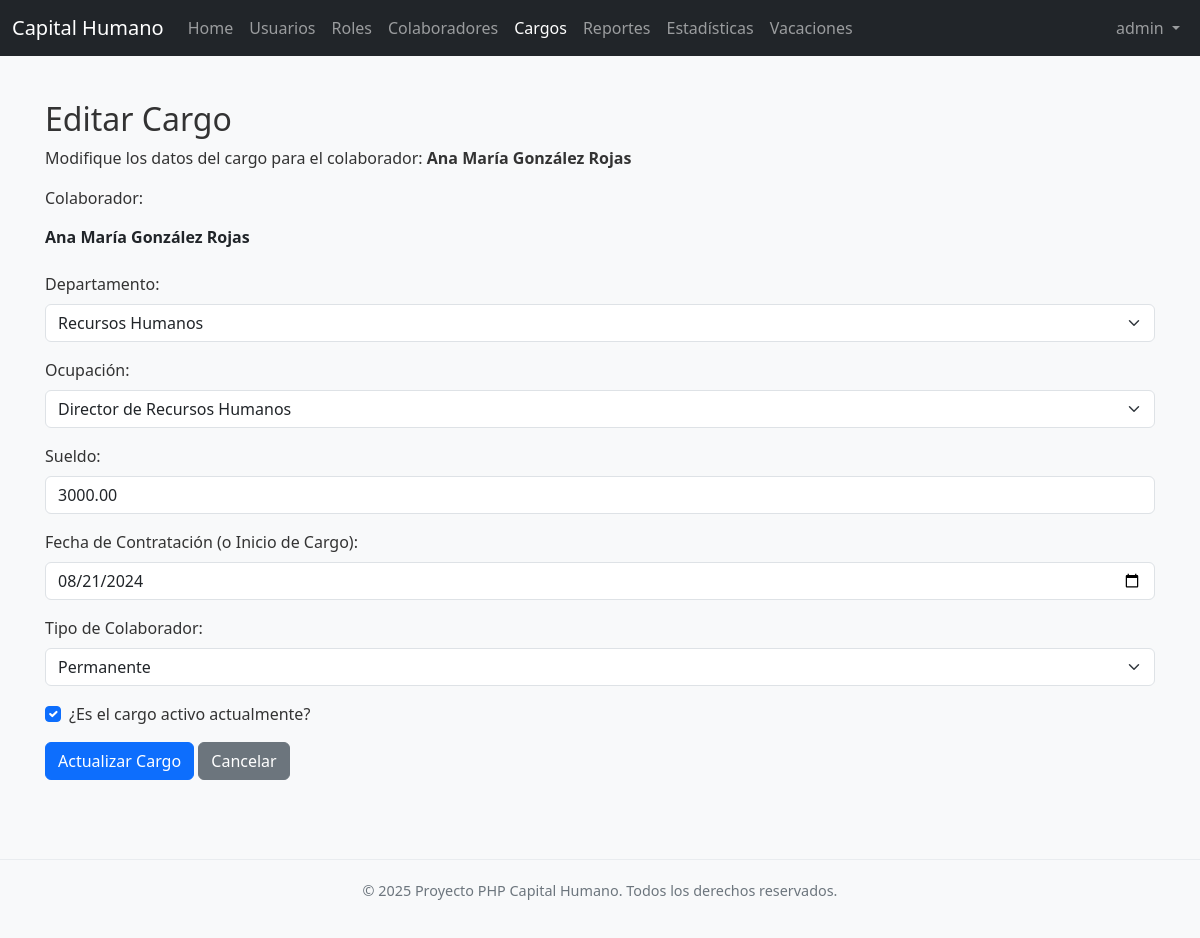
/cargos/editar.php?id_cargo=8 (signed in), run on the app's committed database.
### tables this page shows
CREATE TABLE IF NOT EXISTS `colaboradores` (
  `id_colaborador` int NOT NULL AUTO_INCREMENT,
  `primer_nombre` varchar(100) NOT NULL,
  `segundo_nombre` varchar(100) DEFAULT NULL,
  `primer_apellido` varchar(100) NOT NULL,
  `segundo_apellido` varchar(100) DEFAULT NULL,
  `sexo` enum('M','F','Otro') NOT NULL,
  `identificacion` varchar(20) NOT NULL,
  `fecha_nacimiento` date NOT NULL,
  `correo_personal` varchar(255) DEFAULT NULL,
  `telefono` varchar(20) DEFAULT NULL,
  `celular` varchar(20) DEFAULT NULL,
  `direccion` text,
  `ruta_foto_perfil` varchar(255) DEFAULT NULL,
  `ruta_historial_academico_pdf` varchar(255) DEFAULT NULL,
  `fecha_creacion` timestamp NULL DEFAULT CURRENT_TIMESTAMP,
  `activo` tinyint(1) DEFAULT '1',
  `estatus_id` int NOT NULL DEFAULT '4',
  `fecha_ingreso` date NOT NULL,
  `fecha_salida` date DEFAULT NULL,
  PRIMARY KEY (`id_colaborador`),
  UNIQUE KEY `identificacion` (`identificacion`),
  KEY `colaborador_fk` (`estatus_id`)
);

CREATE TABLE IF NOT EXISTS `cargos` (
  `id_cargo` int NOT NULL AUTO_INCREMENT,
  `id_colaborador` int NOT NULL,
  `id_departamento` int NOT NULL,
  `id_ocupacion` int NOT NULL,
  `sueldo` decimal(10,2) NOT NULL,
  `fecha_contratacion` date NOT NULL,
  `tipo_colaborador` enum('Permanente','Eventual','Interino') NOT NULL,
  `activo_en_cargo` tinyint(1) DEFAULT '1',
  `firma_datos` text,
  `fecha_firma` datetime DEFAULT NULL,
  PRIMARY KEY (`id_cargo`),
  KEY `id_colaborador` (`id_colaborador`),
  KEY `id_departamento` (`id_departamento`),
  KEY `id_ocupacion` (`id_ocupacion`)
);

CREATE TABLE IF NOT EXISTS `departamentos` (
  `id_departamento` int NOT NULL AUTO_INCREMENT,
  `nombre_departamento` varchar(100) NOT NULL,
  PRIMARY KEY (`id_departamento`),
  UNIQUE KEY `nombre_departamento` (`nombre_departamento`)
);

CREATE TABLE IF NOT EXISTS `ocupaciones` (
  `id_ocupacion` int NOT NULL AUTO_INCREMENT,
  `nombre_ocupacion` varchar(100) NOT NULL,
  PRIMARY KEY (`id_ocupacion`),
  UNIQUE KEY `nombre_ocupacion` (`nombre_ocupacion`)
);

### cargos/funciones.php (called while the page is built, shortened)
<?php
require_once __DIR__ . '/../config.php';
require_once __DIR__ . '/../usuarios/funciones.php';
require_once __DIR__ . '/../colaboradores/funciones.php';
function getDepartamentos($link) {
    $departamentos = [];
    $sql = "SELECT id_departamento, nombre_departamento FROM departamentos ORDER BY nombre_departamento ASC";
    if ($result = mysqli_query($link, $sql)) {
        while ($row = mysqli_fetch_assoc($result)) {
            $departamentos[] = $row;
        }
    }
    return $departamentos;
}
function getOcupaciones($link) {
    $ocupaciones = [];
    $sql = "SELECT id_ocupacion, nombre_ocupacion FROM ocupaciones ORDER BY nombre_ocupacion ASC";
    if ($result = mysqli_query($link, $sql)) {
        while ($row = mysqli_fetch_assoc($result)) {
            $ocupaciones[] = $row;
        }
    }
    return $ocupaciones;
}
function getCargoById($link, $id_cargo) {
    $cargo = null;
    $sql = "SELECT * FROM cargos WHERE id_cargo = ?";
    if ($stmt = mysqli_prepare($link, $sql)) {
        mysqli_stmt_bind_param($stmt, "i", $id_cargo);
        if (mysqli_stmt_execute($stmt)) {
            $result = mysqli_stmt_get_result($stmt);
            if (mysqli_num_rows($result) == 1) {
                $cargo = mysqli_fetch_assoc($result);
            }
        }
    }
    return $cargo;
}
?>

### colaboradores/funciones.php (called while the page is built, shortened)
<?php
require_once __DIR__ . '/../config.php';
require_once __DIR__ . '/../usuarios/funciones.php';
function getColaboradorById($link, $id) {
    $colaborador = null;
    $sql = "SELECT * FROM colaboradores WHERE id_colaborador = ?";
    if ($stmt = mysqli_prepare($link, $sql)) {
        mysqli_stmt_bind_param($stmt, "i", $id);
        if (mysqli_stmt_execute($stmt)) {
            $result = mysqli_stmt_get_result($stmt);
            if (mysqli_num_rows($result) == 1) {
                $colaborador = mysqli_fetch_assoc($result);
            }
        }
    }
    return $colaborador;
}
?>

### cargos/editar.php (the view, shortened to what this page needs)
<?php
require_once '../config.php';
require_once 'funciones.php';
require_once '../colaboradores/funciones.php';
require_once '../classes/Footer.php';
require_once '../includes/navbar.php';
$id_cargo = $id_colaborador = $id_departamento = $id_ocupacion = $sueldo = "";
$fecha_contratacion = $tipo_colaborador = "";
$activo_en_cargo = "";
$colaborador_err = $departamento_err = $ocupacion_err = $sueldo_err = "";
$fecha_contratacion_err = $tipo_colaborador_err = "";
$nombre_colaborador_display = "";
$departamentos_list = getDepartamentos($link);
$ocupaciones_list = getOcupaciones($link);
if ($_SERVER["REQUEST_METHOD"] == "POST") {
    $id_cargo = $_POST['id_cargo'];
    $id_colaborador = $_POST['id_colaborador'];
    $id_departamento = trim($_POST['id_departamento']);
    $id_ocupacion = trim($_POST['id_ocupacion']);
    $sueldo = trim($_POST['sueldo']);
    $fecha_contratacion = trim($_POST['fecha_contratacion']);
    $tipo_colaborador = trim($_POST['tipo_colaborador']);
    $activo_en_cargo = isset($_POST['activo_en_cargo']) ? 1 : 0;
    if (empty($id_departamento) || !is_numeric($id_departamento)) { $departamento_err = "Seleccione un departamento."; }
    if (empty($id_ocupacion) || !is_numeric($id_ocupacion)) { $ocupacion_err = "Seleccione una ocupación."; }
    if (empty($sueldo) || !is_numeric($sueldo) || $sueldo <= 0) { $sueldo_err = "Ingrese un sueldo válido."; }
    if (empty($fecha_contratacion)) { $fecha_contratacion_err = "Ingrese la fecha de contratación."; }
    if (empty($tipo_colaborador)) { $tipo_colaborador_err = "Seleccione el tipo de colaborador."; }
    if (empty($departamento_err) && empty($ocupacion_err) && empty($sueldo_err) && empty($fecha_contratacion_err) && empty($tipo_colaborador_err)) {
        $resultado_actualizacion = actualizarCargo($link, $id_cargo, $id_colaborador, $id_departamento, $id_ocupacion, $sueldo, $fecha_contratacion, $tipo_colaborador, $activo_en_cargo);
        if (isset($resultado_actualizacion['success'])) {
            header("location: index.php?msg=actualizado");
            exit();
        } else {
            $error_message_from_func = isset($resultado_actualizacion['error']) ? $resultado_actualizacion['error'] : 'Error desconocido al actualizar el cargo.';
            echo '<div class="alert alert-danger">Error: ' . htmlspecialchars($error_message_from_func) . '</div>';
        }
    }
    mysqli_close($link);
} else {
    if (isset($_GET["id_cargo"]) && !empty(trim($_GET["id_cargo"]))) {
        $id_cargo = trim($_GET["id_cargo"]);
        $cargo_data = getCargoById($link, $id_cargo);
        if ($cargo_data) {
            $id_colaborador = $cargo_data['id_colaborador'];
            $colaborador_info = getColaboradorById($link, $id_colaborador);
            if ($colaborador_info) {
                $nombre_colaborador_display = htmlspecialchars($colaborador_info['primer_nombre'] . ' ' . ($colaborador_info['segundo_nombre'] ?? '') . ' ' . $colaborador_info['primer_apellido'] . ' ' . ($colaborador_info['segundo_apellido'] ?? ''));
            } else {
                $nombre_colaborador_display = "Colaborador Desconocido";
            }
            $id_departamento = $cargo_data['id_departamento'];
            $id_ocupacion = $cargo_data['id_ocupacion'];
            $sueldo = $cargo_data['sueldo'];
            $fecha_contratacion = $cargo_data['fecha_contratacion'];
            $tipo_colaborador = $cargo_data['tipo_colaborador'];
            $activo_en_cargo = $cargo_data['activo_en_cargo'];
        } else {
            header("location: index.php?msg=error_notfound");
            exit();
        }
    } else {
        header("location: index.php?msg=error");
        exit();
    }
}
?>
<!DOCTYPE html>
<html lang="es">
<head>
    <link href="https://cdn.jsdelivr.net/npm/bootstrap@5.3.3/dist/css/bootstrap.min.css" rel="stylesheet">
    <link rel="stylesheet" href="../css/style.css"> </head>
<body>
    <?php require_once '../includes/navbar.php'; ?>
    <div class="container mt-4 content-wrapper">
        <h2>Editar Cargo</h2>
        <p>Modifique los datos del cargo para el colaborador: <strong><?php echo htmlspecialchars($nombre_colaborador_display); ?></strong></p>
        <form action="<?php echo htmlspecialchars($_SERVER["PHP_SELF"]); ?>" method="post">
            <div class="mb-3">
                <label class="form-label">Colaborador:</label>
                <p class="form-control-plaintext"><strong><?php echo htmlspecialchars($nombre_colaborador_display); ?></strong></p>
            </div>
            <div class="mb-3 <?php echo (!empty($departamento_err)) ? 'has-error' : ''; ?>">
                <label for="id_departamento" class="form-label">Departamento:</label>
                <select name="id_departamento" id="id_departamento" class="form-select" required>
                    <?php foreach ($departamentos_list as $dep): ?>
                        <option value="<?php echo htmlspecialchars($dep['id_departamento']); ?>" <?php echo ($id_departamento == $dep['id_departamento']) ? 'selected' : ''; ?>>
                            <?php echo htmlspecialchars($dep['nombre_departamento']); ?>
                        </option>
                    <?php endforeach; ?>
                </select>
            </div>
            <div class="mb-3 <?php echo (!empty($ocupacion_err)) ? 'has-error' : ''; ?>">
                <label for="id_ocupacion" class="form-label">Ocupación:</label>
                <select name="id_ocupacion" id="id_ocupacion" class="form-select" required>
                    <?php foreach ($ocupaciones_list as $ocup): ?>
                        <option value="<?php echo htmlspecialchars($ocup['id_ocupacion']); ?>" <?php echo ($id_ocupacion == $ocup['id_ocupacion']) ? 'selected' : ''; ?>>
                            <?php echo htmlspecialchars($ocup['nombre_ocupacion']); ?>
                        </option>
                    <?php endforeach; ?>
                </select>
            </div>
            <div class="mb-3 <?php echo (!empty($sueldo_err)) ? 'has-error' : ''; ?>">
                <label for="sueldo" class="form-label">Sueldo:</label>
                <input type="number" step="0.01" name="sueldo" id="sueldo" class="form-control" value="<?php echo htmlspecialchars($sueldo); ?>" required>
            </div>
            <div class="mb-3 <?php echo (!empty($fecha_contratacion_err)) ? 'has-error' : ''; ?>">
                <label for="fecha_contratacion" class="form-label">Fecha de Contratación (o Inicio de Cargo):</label>
                <input type="date" name="fecha_contratacion" id="fecha_contratacion" class="form-control" value="<?php echo htmlspecialchars($fecha_contratacion); ?>" required>
            </div>
            <div class="mb-3 <?php echo (!empty($tipo_colaborador_err)) ? 'has-error' : ''; ?>">
                <label for="tipo_colaborador" class="form-label">Tipo de Colaborador:</label>
                <select name="tipo_colaborador" id="tipo_colaborador" class="form-select" required>
                    <option value="Permanente" <?php echo ($tipo_colaborador == 'Permanente') ? 'selected' : ''; ?>>Permanente</option>
                </select>
            </div>
            <div class="mb-3 form-check">
                <input type="checkbox" class="form-check-input" id="activo_en_cargo" name="activo_en_cargo" <?php echo ($activo_en_cargo == 1) ? 'checked' : ''; ?>>
                <label class="form-check-label" for="activo_en_cargo">¿Es el cargo activo actualmente?</label>
            </div>
            <div class="form-group mt-3">
                <input type="submit" class="btn btn-primary" value="Actualizar Cargo">
                <a href="index.php" class="btn btn-secondary">Cancelar</a>
            </div>
        </form>
    </div>
    <?php
    if (class_exists('Footer')) {
        $footer = new Footer();
        $footer->render();
    } else {
        echo '<footer class="footer">';
        echo '  <div class="container">';
        echo '      <p>&copy; ' . date("Y") . ' Proyecto PHP Capital Humano. Todos los derechos reservados.</p>';
        echo '  </div>';
        echo '</footer>';
    }
    ?>
    </body>
</html>

### css/style.css (style rules this page uses)
body { font-family: 'Segoe UI', 'Helvetica Neue', Arial, sans-serif; margin: 0; color: #333; display: flex; flex-direction: column; min-height: 100vh; overflow-x: hidden; background-color: #f8f9fa; }
.content, .content-wrapper { flex: 1; overflow-y: auto; padding: 20px 15px; min-height: calc(100vh - 56px - 60px); }

### data on the page
colaboradores: nombre_colaborador_display "Ana María González Rojas"
cargos: id_departamento "Recursos Humanos", id_ocupacion "Director de Recursos Humanos", sueldo "3000.00", fecha_contratacion "08/21/2024", tipo_colaborador "Permanente", activo_en_cargo "☑"

### other printed values
$_SESSION["username"] "admin"
